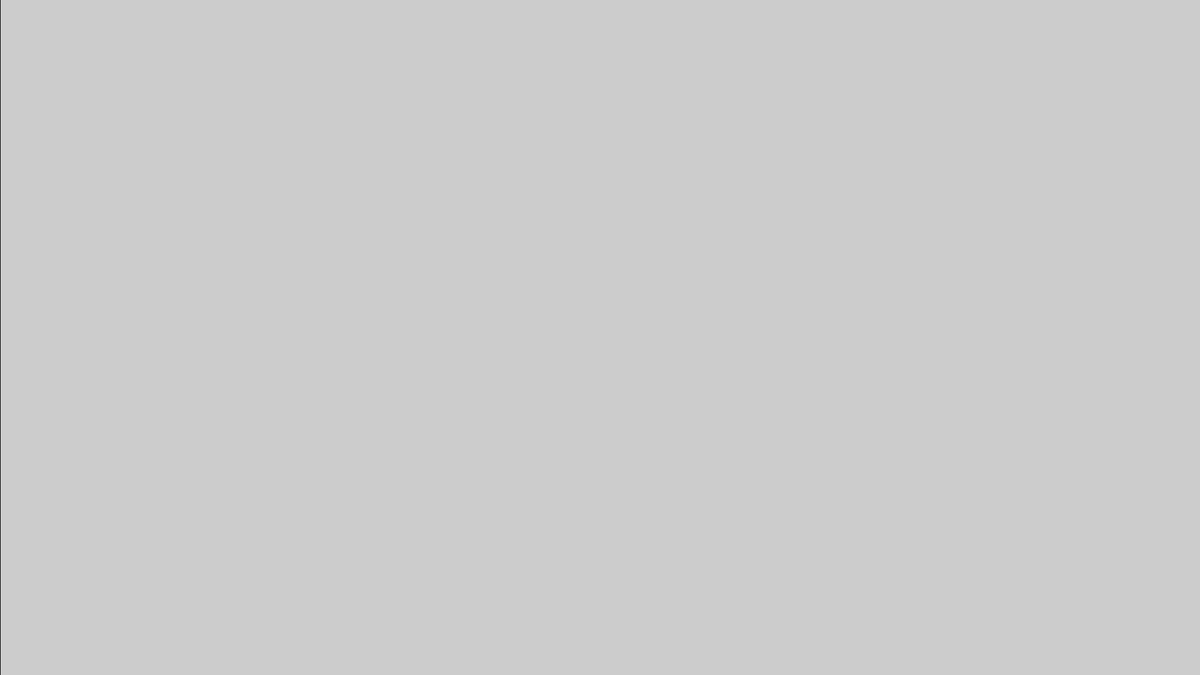
Frame 1 (no input)
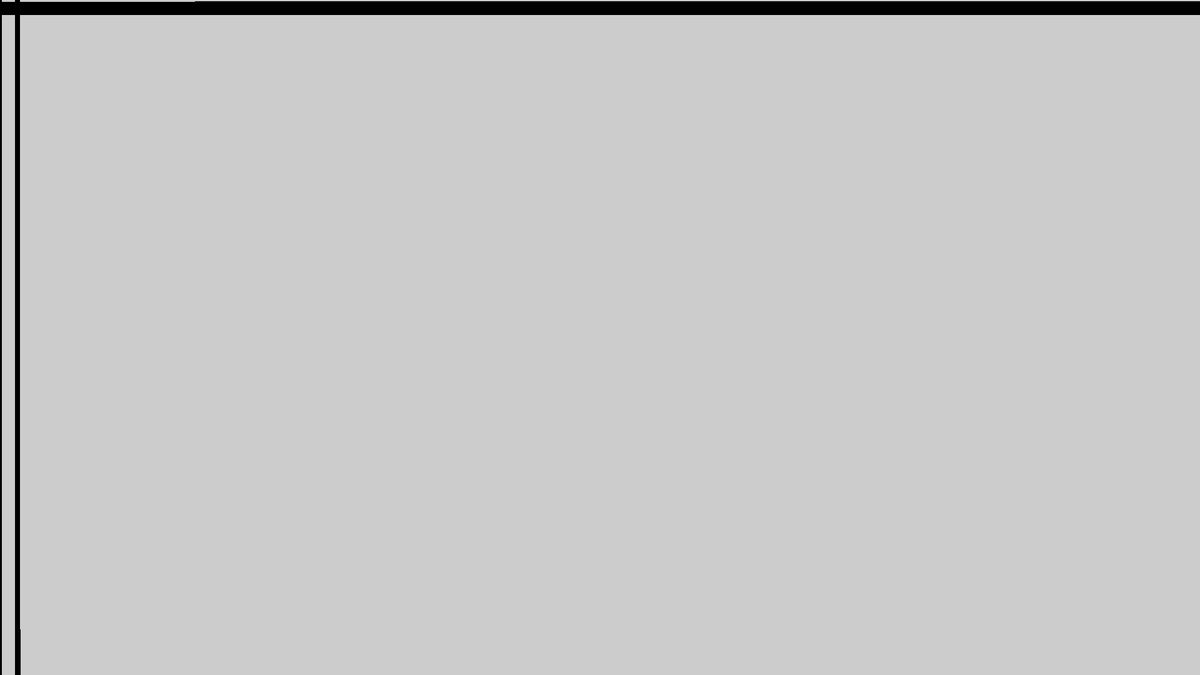
Frame 60 (the mouse pressed at the canvas centre just before this capture)
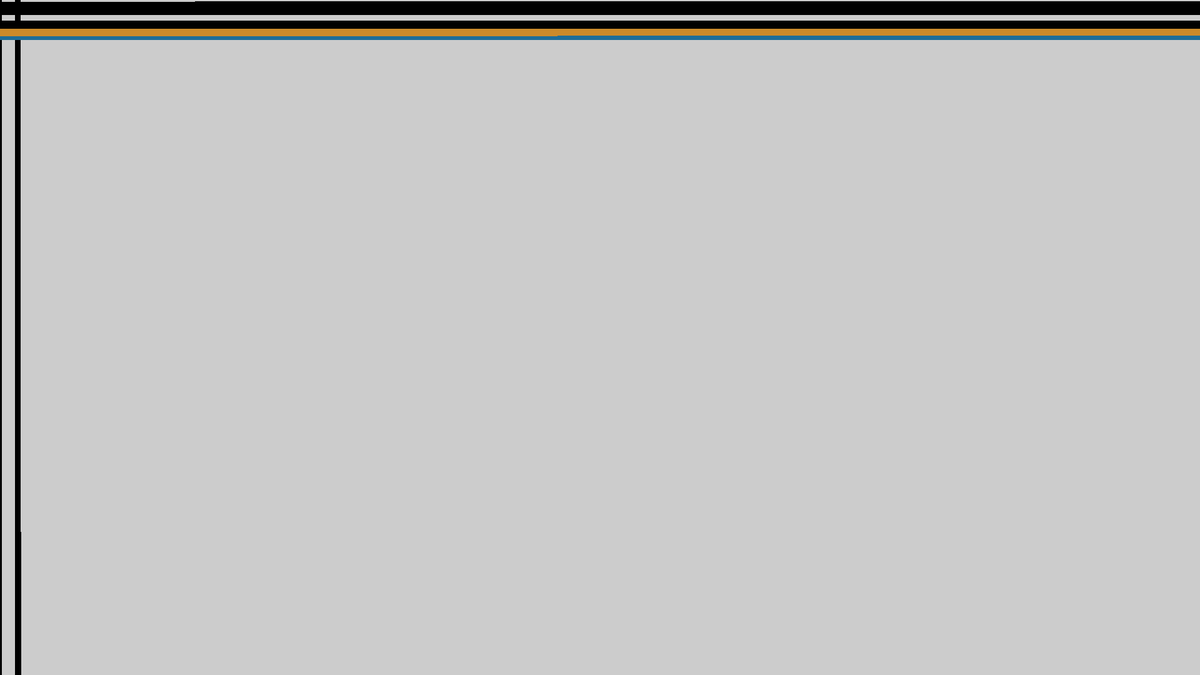
Frame 120 (the mouse held since frame 60 and released just before this capture)

The Processing sketch that drew these frames (run headless with seeded random() and noise(); from frame 60 on, the mouse is pressed at the canvas centre):

// Processing sketch: crisscross
// ── crisscross.pde


void setup(){
  
  size(1920,1080);
  //background(0);
  noStroke();
  
  frameRate(120);
}

color colo = 0;
int move = 1;
int i=0;
int j=0;
boolean side = true;
boolean top = false;
int pace = 2000;

void draw(){
  //grayScale();
  //randomColor();
  randomColorBounce();
}

int adderi = 1;
int adderj = 1;

void randomColorBounce(){
  if(random(100) < 2 || side){
    side = true;
    if(random(100) < 1) colo = color((int)random(255),(int)random(255),(int)random(255));
    for(int ii=0;ii<pace;ii++){
      println(colo);
    fill(colo);
    rect(j,i,1,1);
    
    i += adderi;
    if(i > width){
      adderi = -1;
      j += adderj;
      if(j > height) adderj = -1;
      if(j < 0) adderj = 1;
    }
    if(i < 0){
      adderi = 1;
    }
  }
  
  }
  if(random(100) < 2 || !side) {
    side = false;
    if(random(100) < 1) colo = color((int)random(255),(int)random(255),(int)random(255));
  for(int ii=0;ii<pace;ii++){
    println(colo);
    fill(colo);
    rect(i,j,1,1);
    
    i += adderi;
    if(i > width){
      adderi = -1;
      j += adderj;
      if(j > height) adderj = -1;
      if(j < 0) adderj = 1;
    }
    if(i < 0){
      adderi = 1;
    }
  }
  }
}

void randomColor(){
  if(random(100) < 2 || side){
    side = true;
    if(random(100) < 1) colo = color((int)random(255),(int)random(255),(int)random(255));
    for(int ii=0;ii<pace;ii++){
      println(colo);
    fill(colo);
    rect(j,i,1,1);
    
    i++;
    if(i == width){
      i = 0;
      j++;
      if(j == height) j = 0;
    }
  }
  
  }
  if(random(100) < 2 || !side) {
    side = false;
    if(random(100) < 1) colo = color((int)random(255),(int)random(255),(int)random(255));
  for(int ii=0;ii<pace;ii++){
    println(colo);
    fill(colo);
    rect(i,j,1,1);
    
    i++;
    if(i == width){
      i = 0;
      j++;
      if(j == height) j = 0;
    }
  }
  }
}

void grayScale(){
  if(random(100) < 2 || side){
    side = true;
    top = false;
    for(int ii=0;ii<1000;ii++){
    if(colo > 254) move = -1;
    if(colo < 1) move = 1;
    colo += move;
    fill(colo,colo,colo);
    rect(j,i,1,1);
    
    i++;
    if(i == width){
      i = 0;
      j++;
      if(j == height) j = 0;
    }
  }
  
  }
  if(random(100) < 2 || top) {
    top = true;
    side = false;
  for(int ii=0;ii<1000;ii++){
    if(colo > 254) move = -1;
    if(colo < 1) move = 1;
    colo += move;
    fill(colo);
    rect(i,j,1,1);
    
    i++;
    if(i == width){
      i = 0;
      j++;
      if(j == height) j = 0;
    }
  }
  }
}
